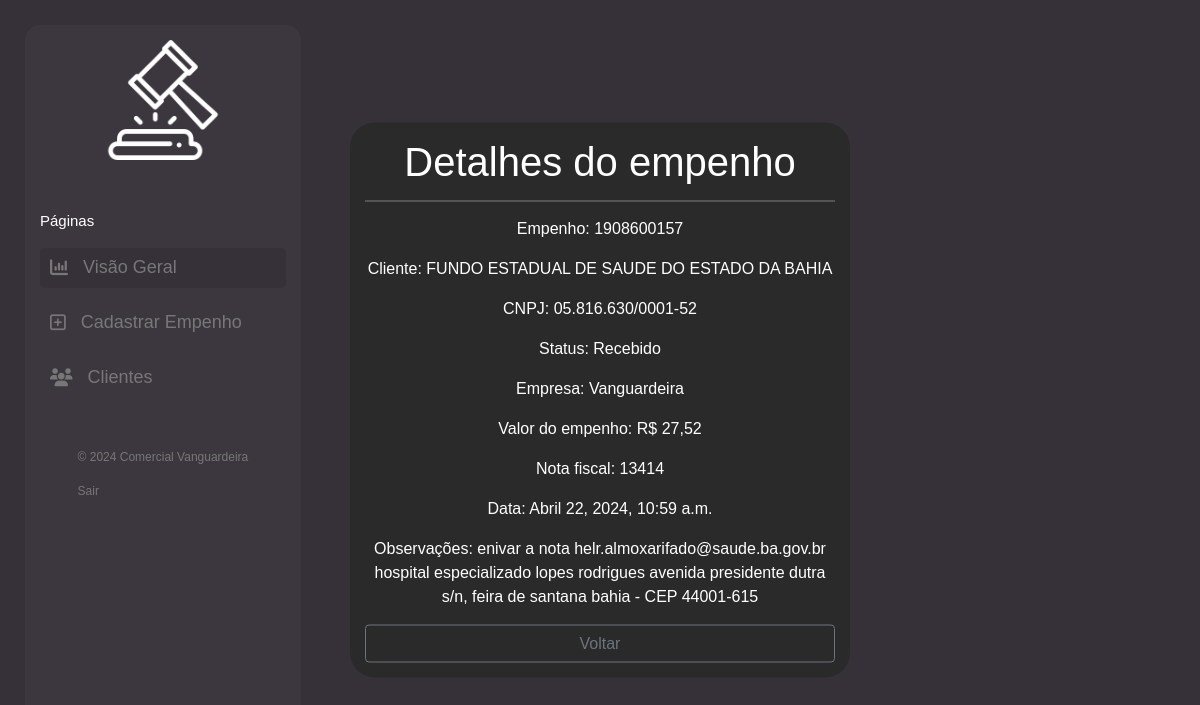
Before: /cliente/detalhe/4033/ (signed in) with the older database file.
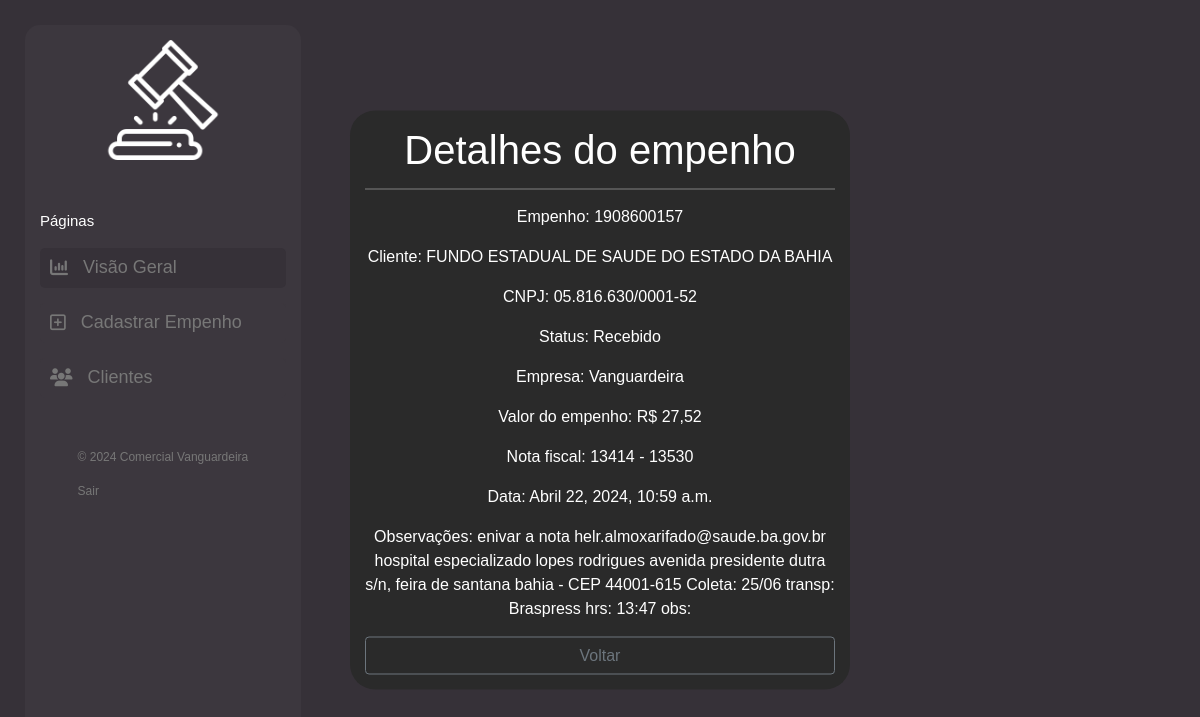
After: the same page with the newer database file.
### cliente/models.py (models this page shows, shortened)
class Cliente(models.Model):
    numero = models.CharField(max_length=255)
    nome = models.CharField(max_length=255)
    cnpj = models.CharField(max_length=255)
    data_criacao = models.DateTimeField(default=timezone.now)
    categoria = models.ForeignKey(Categoria, on_delete=models.DO_NOTHING)
    empresa = models.ForeignKey(Empresa, on_delete=models.DO_NOTHING)
    empenho = models.FileField(upload_to='empenhos/', max_length=500)
    nfe = models.FileField(upload_to='notas/', max_length=500, default='0', blank=True)
    n_nfe = models.CharField(max_length=255, blank=True)
    descricao = models.TextField(blank=True)
    valor = models.CharField(max_length=255)

class Categoria(models.Model):
    nome = models.CharField(max_length=255)
    def __str__(self):
        return self.nome

class Empresa(models.Model):
    nome = models.CharField(max_length=255)
    def __str__(self):
        return self.nome

### cliente/views.py (the view)
# urls.py: path('cliente/detalhe/<int:pk>/', views.detalhe, name="detalhe"),
@login_required(login_url='login')
def detalhe(request, pk):
    cliente = Cliente.objects.get(pk=pk)
    return render(request, 'cliente/detalhe.html', {'cliente': cliente})

### cliente/templates/cliente/detalhe.html
{% extends 'base.html' %}
{% block conteudo %}
<div class="contents">
    <h1>Detalhes do empenho</h1>
    <div class="contents-info">
        <p>Empenho: {{ cliente.numero }}</p>
        <p>Cliente: {{ cliente.nome }}</p>
        <p>CNPJ: {{ cliente.cnpj }}</p>
        <p>Status: {{ cliente.categoria }}</p>
        <p>Empresa: {{ cliente.empresa }}</p>
        <p>Valor do empenho: R$ {{ cliente.valor }}</p>
        <p>Nota fiscal: {{ cliente.n_nfe }}</p>
        <p>Data: {{ cliente.data_criacao }}</p>
        <p>Observações: {{ cliente.descricao }}</p>
        <a href="{{ request.META.HTTP_REFERER }}" class="btn btn-outline-secondary" style="width: 100%">Voltar</a>
    </div>
</div>
{% endblock%}

### templates/base.html (shortened to what this page needs)
{% load static %}
<!DOCTYPE html>
<html lang="pt-br">
<head>
  {% include 'partials/_head.html' %}
</head>
<body>
<main>
  <section class="side-section">
    <div class="logo">
        <img src="{% static 'img/vanguardeira.png'%}">
    </div>
    <div class="shortcuts">
        <div class="title">
            <p>Páginas</p>
        </div>
        <div class="buttons">
            <button onclick="location.href='{% url 'dashboard' %}'" class="active"><i class="fa-solid fa-chart-column"></i><p>Visão Geral</p></button>
            <button onclick="location.href='{% url 'form' %}'"><i class="fa-regular fa-square-plus"></i></i><p>Cadastrar Empenho</p></button>
            <button onclick="location.href='{% url 'cliente' %}'"><i class="fa-solid fa-users"></i><p>Clientes</p></button>
        </div>
    </div>
    <div class="footer">
        <p>© 2024 Comercial Vanguardeira</p>
        <a href="{% url 'logout' %}" style="text-decoration: none; color: #777777; justify-content: center;">Sair</a>
    </div>
</section>
<section class="content-section">
  {% block conteudo %}{% endblock %}
</section>
</main>
</body>
</html>

### templates/partials/_head.html (shortened to what this page needs)
{% load static %}
<link href="https://cdn.jsdelivr.net/npm/bootstrap@5.3.0-alpha1/dist/css/bootstrap.min.css" rel="stylesheet">
<link href="{% static 'vendor/bootstrap/css/bootstrap.min.css' %}" rel="stylesheet">
<link rel="stylesheet" href="{% static 'vendor/css/dashboard.css' %}">
<link rel="stylesheet" href="{% static 'vendor/css/style.css' %}">
<link rel="stylesheet" href="https://cdn.jsdelivr.net/npm/bootstrap-icons@1.10.3/font/bootstrap-icons.css">

Changed rows visible on the page:
changed Cliente "FUNDO ESTADUAL DE SAUDE DO ESTADO DA BAHIA": n_nfe "13414" → "13414 - 13530"; descricao "enivar a nota helr.almoxarifado@saude.ba.gov.br hospital especializado lopes rodrigues avenida presidente dutra s/n, feira de santana bahia - CEP 44001-615" → "…bahia - CEP 44001-615 Coleta: 25/06 transp: Braspress hrs: 13:47 obs:"
